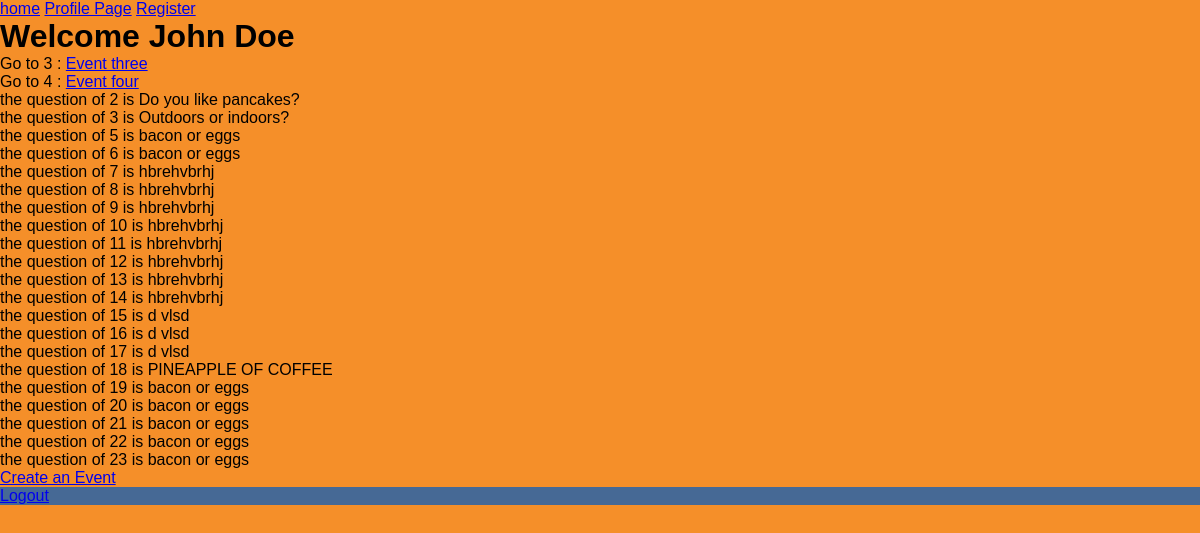
The page /?page=profile (signed in) on the database its author committed.
### tables this page shows
CREATE TABLE `event` (
  `eventid` int(11) NOT NULL,
  `eventname` text NOT NULL,
  `eventdate` date DEFAULT NULL,
  `eventtime` timestamp NULL DEFAULT NULL,
  `status` tinyint(1) DEFAULT NULL,
  `questionsid` text,
  `userid` int(11) NOT NULL
);

CREATE TABLE `questions` (
  `questionsid` int(11) NOT NULL,
  `textquestion` text NOT NULL,
  `userid` int(11) NOT NULL,
  `eventid` int(11) DEFAULT NULL,
  `count` int(11) DEFAULT NULL
);

### model/user.php (the view, shortened to what this page needs)
<?php
class User
{
	public $userid;
	public function displayUserInfo(){
		if(isset($_SESSION["userid"]) && $_SESSION["userid"]){
			echo "<h1> Welcome " .  $_SESSION["fullname"] . "</h1>";
		}
		elseif($this->checkUser()){
			echo "<h1> Welcome " .  $_SESSION["fullname"] . "</h1>";
		}
		else{
			echo "loggin here";
		}
	}
	public function checkUser(){
		if(isset($_SESSION["userid"]) && $_SESSION["userid"]){
			$this->userid = $_SESSION["userid"];
			return true;
		}
		$userloggedin = false;
			return $userloggedin;
	}
	public function usersEvents(){
		global $conn;
		$userevent = "SELECT eventname, status, eventid FROM event WHERE userid = '" . $this->userid . "' ";
					$result = $conn->query($userevent);
					if ($result->num_rows > 0) {
					    while($row = $result->fetch_assoc()) {
					        $eventid = $row["eventid"];
					        $eventname = $row["eventname"];
					        echo "Go to ". $eventid ." : <a href='index.php?page=current_event&eventname=" . $eventname . "'>$eventname</a></br>";
					    }
					} else {
					    echo "No events associated with " . $this->userid;
					}
	}
	public function usersQuestion(){
		global $conn;
		$userquestion = "SELECT textquestion, questionsid FROM questions WHERE userid = '" . $this->userid . "' ";
		$result = $conn->query($userquestion);
		if ($result->num_rows > 0) {
			while($row = $result->fetch_assoc()) {
				$questionsid = $row["questionsid"];
				$question = $row["textquestion"];
				echo "the question of ". $questionsid ." is " . $question . "</br>";
			}
		} else {
			echo "No questions associated with " . $this->userid;
		}
	}
}

### view/header.php (shortened to what this page needs)
<!DOCTYPE html>
<html>
<head>
	<link rel="stylesheet" type="text/css" href="assets/style/homepage.css">
	<link rel="stylesheet" href="https://cdnjs.cloudflare.com/ajax/libs/font-awesome/4.7.0/css/font-awesome.min.css">
</head>
<body>
	<nav class="navigation">
		<a href="./">home</a>
		<a href="./?page=profile">Profile Page</a>
		<a href="./?page=register_new_user">Register</a>
	</nav>

### index.php (shortened to what this page needs)
<?php
	include("view/header.php");
	$page = isset($_GET['page']) ? $_GET['page'] : NULL;
	$loggedin = false;
	if(isset($_GET['logout']) && $_GET['logout']){
		$_SESSION["userid"] = 0;
	}
	else{
		$user = new User;
		$loggedin = $user->checkUser();
	}
	if(!$loggedin){
		if($page == "register_new_user"){
			include("view/register_new_user.php");
		}else{
			include("view/signin.php");
		}
		}else{
		switch($page){
			case "profile":
				include("view/profile_page.php");
				break;
		}
	}
	include ("view/footer.php");
?>

### view/profile_page.php
			<?php
				if($loggedin){
					$user->displayUserInfo();
					$user->usersEvents();
					$user->usersQuestion();
				}
			?>
<a href="index.php?page=new_event">Create an Event</a>

### view/footer.php
		<footer>
			<?php
			if($loggedin){
				echo '<a href="?logout=1">Logout</a>';
			}
			?>
		</footer>
	</body>
</html>

### assets/style/homepage.css (style rules this page uses)
* { margin : 0; padding : 0; box-sizing : border-box; }
html, body { font-family : verdana, Calibri, sans-serif; width : 100%; height : 100%; background-color: #F58F29; }
footer { background-color: #466995; }

### rows shown on the page
event: eventid "3", eventname "Event three"
event: eventid "4", eventname "Event four"
questions: questionsid "2", textquestion "Do you like pancakes?"
questions: questionsid "3", textquestion "Outdoors or indoors?"
questions: questionsid "5", textquestion "bacon or eggs"
questions: questionsid "6", textquestion "bacon or eggs"
questions: questionsid "7", textquestion "hbrehvbrhj"
questions: questionsid "8", textquestion "hbrehvbrhj"
questions: questionsid "9", textquestion "hbrehvbrhj"
questions: questionsid "10", textquestion "hbrehvbrhj"
questions: questionsid "11", textquestion "hbrehvbrhj"
questions: questionsid "12", textquestion "hbrehvbrhj"
questions: questionsid "13", textquestion "hbrehvbrhj"
questions: questionsid "14", textquestion "hbrehvbrhj"
questions: questionsid "15", textquestion "d vlsd"
questions: questionsid "16", textquestion "d vlsd"
questions: questionsid "17", textquestion "d vlsd"
questions: questionsid "18", textquestion "PINEAPPLE OF COFFEE"
questions: questionsid "19", textquestion "bacon or eggs"
questions: questionsid "20", textquestion "bacon or eggs"
questions: questionsid "21", textquestion "bacon or eggs"
questions: questionsid "22", textquestion "bacon or eggs"
questions: questionsid "23", textquestion "bacon or eggs"

### other values the page prints
$_SESSION["fullname"] "John Doe"
